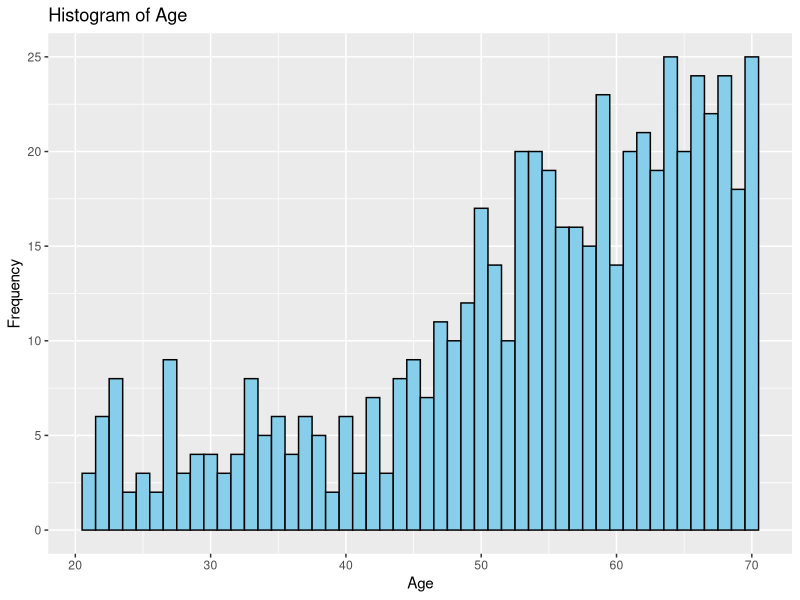
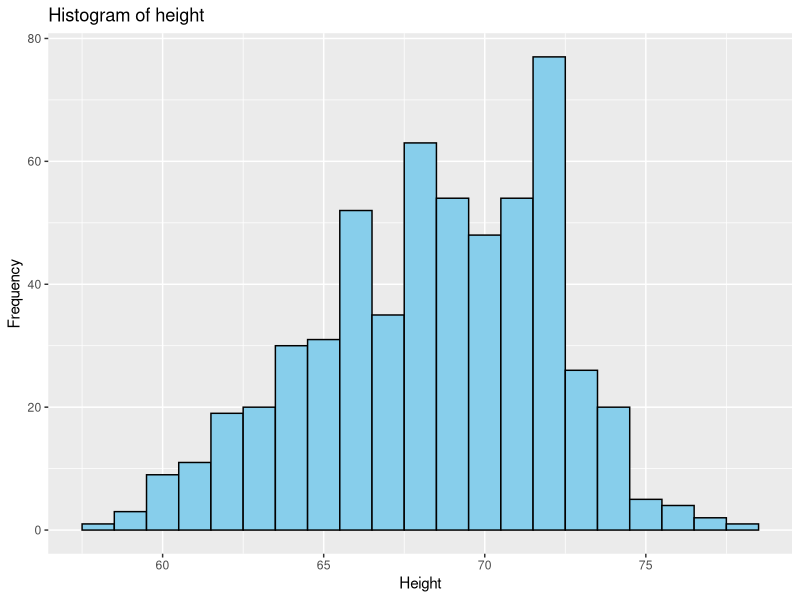
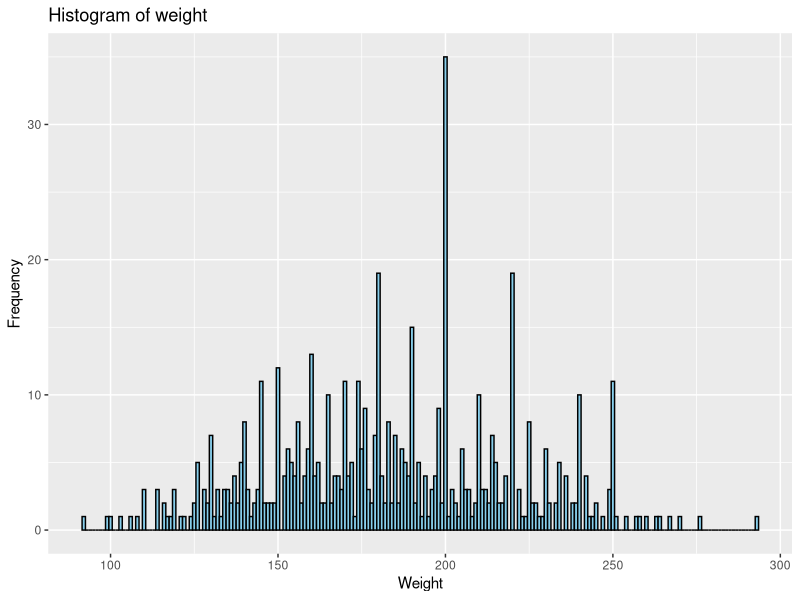
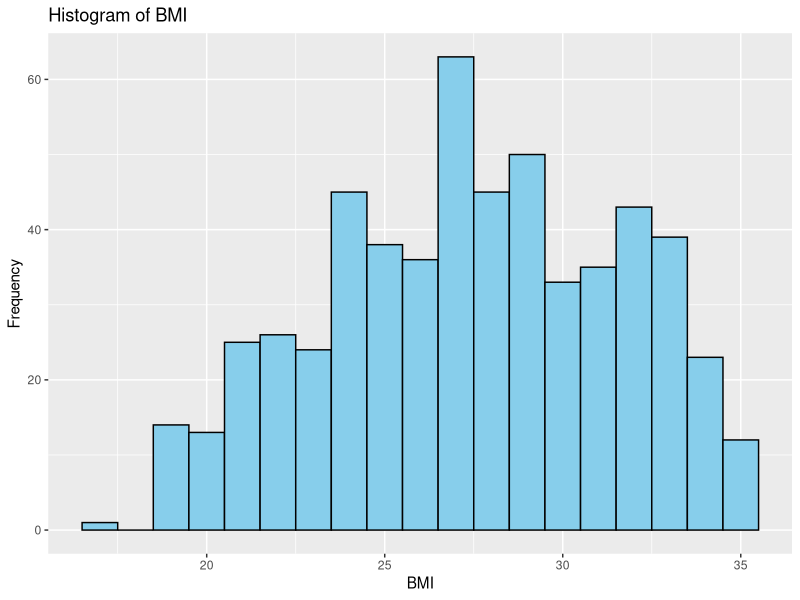
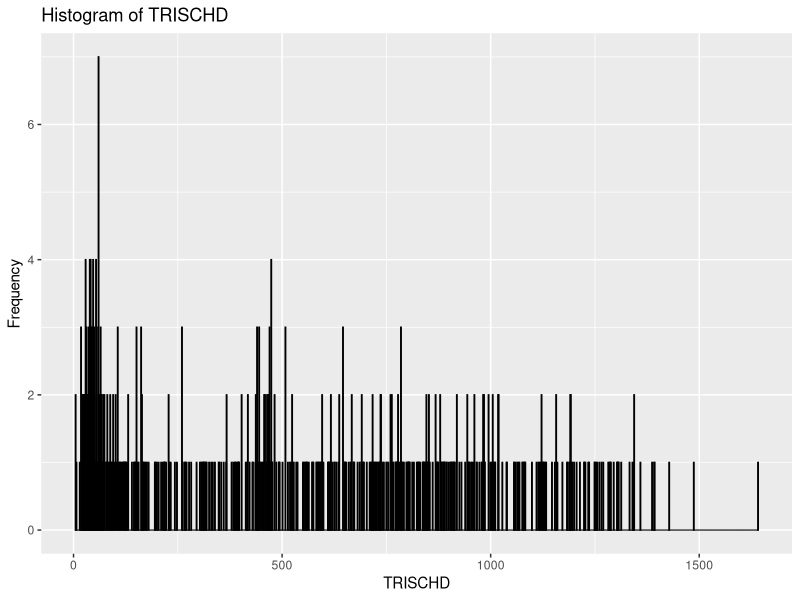
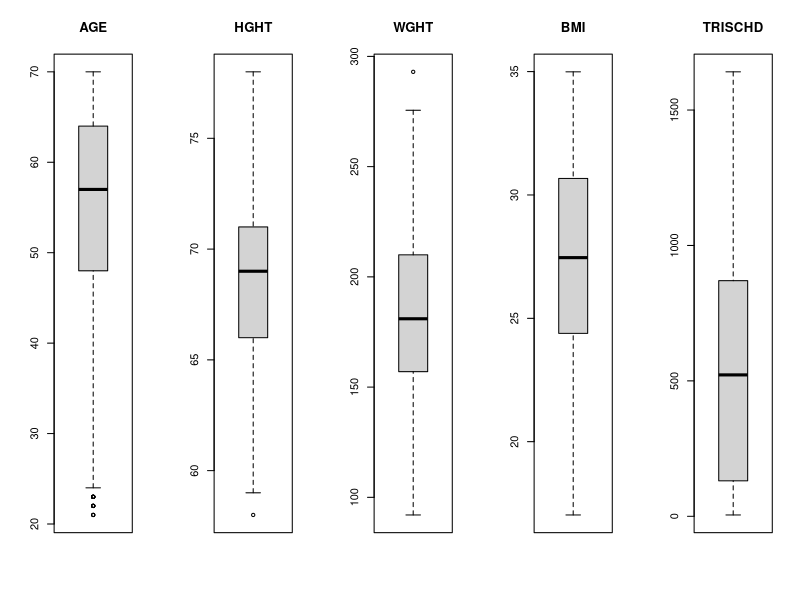
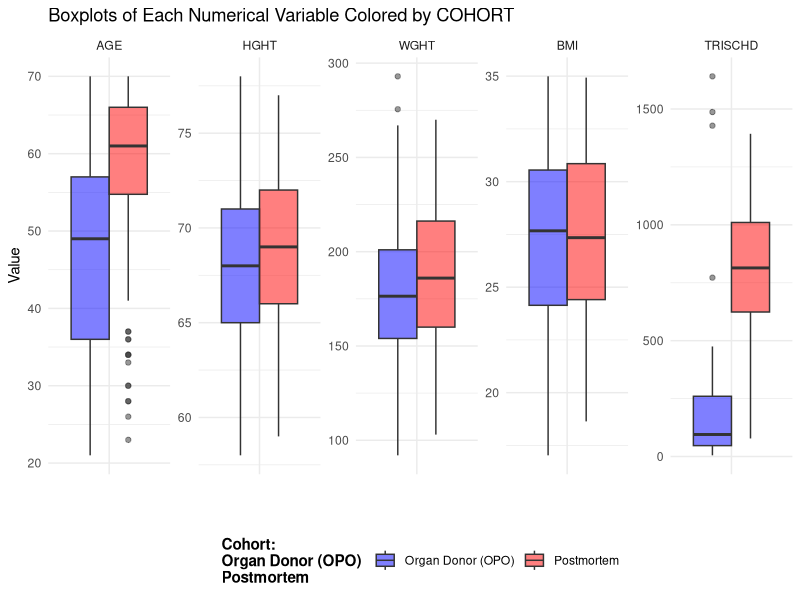
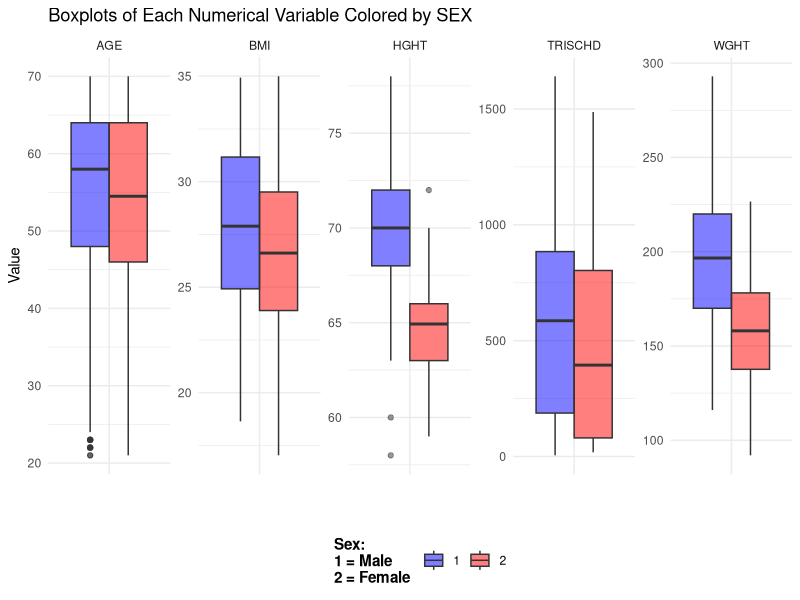

R code for these plots, in order:
## ---- chunk 1
library(readr)
library(ggplot2)
library(cowplot)
library(reshape2)
library(tidyr)
## ---- chunk 2
df_clinical<- read.delim("./TSV_files/raw/clinical_data.tsv") #Your path here

head(df_clinical, n = 10)

dim(df_clinical)

summary(df_clinical)

## ---- chunk 3
print(names(df_clinical))

## ---- chunk 4
# Histograms


ggplot(df_clinical, aes(x = AGE)) +
  geom_histogram(binwidth = 1, fill = "skyblue", color = "black") +
  labs(x = "Age", y = "Frequency", title = "Histogram of Age")

ggplot(df_clinical, aes(x = HGHT)) +
  geom_histogram(binwidth = 1, fill = "skyblue", color = "black") +
  labs(x = "Height", y = "Frequency", title = "Histogram of height")

ggplot(df_clinical, aes(x = WGHT)) +
  geom_histogram(binwidth = 1, fill = "skyblue", color = "black") +
  labs(x = "Weight", y = "Frequency", title = "Histogram of weight")

ggplot(df_clinical, aes(x = BMI)) +
  geom_histogram(binwidth = 1, fill = "skyblue", color = "black") +
  labs(x = "BMI", y = "Frequency", title = "Histogram of BMI")

ggplot(df_clinical, aes(x = TRISCHD)) +
  geom_histogram(binwidth = 1, fill = "skyblue", color = "black") +
  labs(x = "TRISCHD", y = "Frequency", title = "Histogram of TRISCHD")


## ---- chunk 5
columns_to_plot <- df_clinical[, c("AGE", "HGHT", "WGHT", "BMI", 'TRISCHD')]

par(mfrow=c(1,5))

for (col in colnames(columns_to_plot)) {
  boxplot(columns_to_plot[, col], main=col)
}

## ---- chunk 6
df_clinical$COHORT <- as.factor(df_clinical$COHORT)

df_long <- melt(df_clinical, id.vars = "COHORT", measure.vars = c("AGE", "HGHT", "WGHT", "BMI", "TRISCHD"))

ggplot(df_long, aes(x = '', y = value, fill = COHORT)) +
  geom_boxplot(position = position_dodge(width = 0.75), alpha = 0.5) +
  facet_wrap(~ variable, nrow = 1, scales = "free_y") +  
  labs(x = "", y = "Value", title = "Boxplots of Each Numerical Variable Colored by COHORT",
       fill = "Cohort: 
Organ Donor (OPO) 
Postmortem") +  
  scale_fill_manual(values = c("blue", "red")) +  
  theme_minimal() +
  theme(legend.position = "bottom",  
        legend.title = element_text(face = "bold"))  

## ---- chunk 7
df_clinical$SEX <- as.factor(df_clinical$SEX)

df_long <- pivot_longer(df_clinical, 
                        cols = c("AGE", "HGHT", "WGHT", "BMI", "TRISCHD"), 
                        names_to = "variable", 
                        values_to = "value")

ggplot(df_long, aes(x = "", y = value, fill = SEX)) +
  geom_boxplot(position = position_dodge(0.75), alpha = 0.5) +
  facet_wrap(~ variable, nrow = 1, scales = "free_y") +
  labs(
    x = "", 
    y = "Value", 
    title = "Boxplots of Each Numerical Variable Colored by SEX",
    fill = "Sex:
1 = Male
2 = Female " 
  ) +
  scale_fill_manual(values = c("blue", "red")) +  
  theme_minimal() +
  theme(
    legend.position = "bottom",  
    legend.title = element_text(face = "bold")  
  )


## ---- chunk 8
df_clinical$DTHVNT <- as.factor(df_clinical$DTHVNT)

df_clinical_filtered <- df_clinical[!(df_clinical$DTHVNT %in% c("NA", "99")), ]

df_long <- pivot_longer(df_clinical_filtered, 
                        cols = c("AGE", "HGHT", "WGHT", "BMI", "TRISCHD"), 
                        names_to = "variable", 
                        values_to = "value")

ggplot(df_long, aes(x = "", y = value, fill = DTHVNT)) +
  geom_boxplot(position = position_dodge(0.9), alpha = 0.5) +
  facet_wrap(~ variable, nrow = 1, scales = "free_y") +
  labs(
    x = "", 
    y = "Value", 
    title = "Boxplots of Each Numerical variable Colored by DTHVNT",
    fill = "Donor On A Ventilator Immediately Prior To Death:
0 = No
1 = Yes"
  ) +
  scale_fill_manual(values = c("0" = "blue", "1" = "red")) +
  theme_minimal() +
  theme(
    legend.position = "bottom",
    legend.title = element_text(face = "bold")
  )


## ---- chunk 9
df_clinical$DTHHRDY <- as.factor(df_clinical$DTHHRDY)

df_long <- pivot_longer(df_clinical, 
                        cols = c("AGE", "HGHT", "WGHT", "BMI", "TRISCHD"), 
                        names_to = "variable", 
                        values_to = "value")

ggplot(df_long, aes(x = "", y = value, fill = DTHHRDY)) +
  geom_boxplot(position = position_dodge(width = 0.9), alpha = 0.5) +  
  facet_wrap(~ variable, nrow = 1, scales = "free_y") +  
  labs(
    x = "", 
    y = "Value", 
    title = "Boxplots of Each Numerical Variable Colored by DTHHRDY",
    fill = "	Hardy Scale: 
0 = Ventilator Case
1 = Violent and fast death
2 = Fast death of natural causes
3 = Intermediate death
4 = Slow death"  
  ) +
  scale_fill_manual(values = c("blue", "red", "green", "yellow", "gray")) +  
  theme_minimal() +
  theme(
    legend.position = "bottom",  
    legend.title = element_text(face = "bold"),  
    panel.spacing = unit(1, "lines"),  
    strip.background = element_blank(),  
    strip.text = element_text(size = 12, face = "bold")  
  )

## ---- chunk 10
columns_to_plot <- df_clinical[, c("AGE", "HGHT", "WGHT", "BMI", 'TRISCHD')]

pairs(columns_to_plot)

## ---- chunk 11

pairs(columns_to_plot, col = ifelse(df_clinical$COHORT == "Postmortem", "red", "blue"),
      main = "Scatterplots of the impact of COHORT on numerical variables")

## ---- chunk 12

pairs(columns_to_plot, col = ifelse(df_clinical$SEX == 1, "blue", "red"),
      main = "Scatterplots of the impact of SEX on numerical variables")

## ---- chunk 13
color_values <- c(0, 1)
color_palette <- c("blue", "red")

category_colors_vector <- color_palette[match(df_clinical$DTHVNT, color_values)]


pairs(columns_to_plot, col = category_colors_vector,
      main = "Scatterplots of the impact of DTHVNT on numerical variables")

## ---- chunk 14
color_values <- c(0, 1, 2, 3, 4)
color_palette <- c("blue", "red", "green", "yellow", "gray")

category_colors_vector <- color_palette[match(df_clinical$DTHHRDY, color_values)]


pairs(columns_to_plot, col = category_colors_vector,
      main = "Scatterplots of the impact of DTHHRDY on numerical variables")

## ---- chunk 15
cleaned_df <- df_clinical[!(is.na(df_clinical$DTHVNT) | df_clinical$DTHVNT == 99), ]
create_correlation_heatmap <- function(input_df, title) {
  numerical_df <- input_df[, c("AGE", "HGHT", "WGHT","BMI", "TRISCHD")]
  
  correlation_matrix <- cor(numerical_df)

  melted_correlation <- melt(correlation_matrix)
  
  y_order <- rev(levels(as.factor(melted_correlation$Var2)))
  
  ggplot(melted_correlation, aes(Var1, Var2, fill = value, label = round(value, 2))) +
    geom_tile(color = "white") +
    geom_text(color = "black", size = 3) +  
    scale_fill_gradient(low = "white", high = "blue", na.value = "white") +
    labs(x = "Variables", y = "Variables", fill = "Correlation") +
    ggtitle(title) +
    scale_y_discrete(limits = y_order) +  
    theme(axis.text.x = element_text(angle = 45, hjust = 1))
}


correlation_heatmap <- create_correlation_heatmap(cleaned_df, "Correlation Matrix of Numerical Variables")
print(correlation_heatmap)
## ---- chunk 16
print(head(columns_to_plot))

normalize_df <- function(df) {
  normalized_df <- as.data.frame(lapply(df, function(x) (x - min(x, na.rm = TRUE)) / (max(x, na.rm = TRUE) - min(x, na.rm = TRUE))))
  return(normalized_df)
}

normalized_df <- normalize_df(columns_to_plot)

print(head(normalized_df))
## ---- chunk 17
pca_result <- prcomp(normalized_df, scale. = FALSE)

variance_explained <- pca_result$sdev^2 / sum(pca_result$sdev^2) * 100

pca_summary <- data.frame(
  Dim = paste("PC", seq_along(variance_explained)),
  `Explained Variance` = variance_explained,
  `Summed Variance` = cumsum(variance_explained)
)

print(pca_summary)
## ---- chunk 18
loadings <- pca_result$rotation

variable_contributions <- abs(loadings) / rowSums(abs(loadings)) * 100

print(variable_contributions)
## ---- chunk 19

pc_space <- as.matrix(normalized_df) %*% pca_result$rotation[, 1:3]


plot(pc_space[,1], pc_space[,2], 
     xlab = "PC1", ylab = "PC2", 
     main = "Points in PC1/PC2 space")

plot(pc_space[,1], pc_space[,3], 
     xlab = "PC1", ylab = "PC3", 
     main = "Points in PC1/PC3 space")

plot(pc_space[,2], pc_space[,3], 
     xlab = "PC2", ylab = "PC3", 
     main = "Points in PC2/PC3 space")

## ---- chunk 20


plot(pc_space[,1], pc_space[,2], 
     xlab = "PC1", ylab = "PC2", 
     main = "Points in PC1/PC2 space",
     col = ifelse(df_clinical$COHORT == "Postmortem", "red", "blue"))

legend("topright", legend = c("PM", "OPO"), 
       col = c("red", "blue"), pch = 1, title = "COHORT")

plot(pc_space[,1], pc_space[,3], 
     xlab = "PC1", ylab = "PC3", 
     main = "Points in PC1/PC3 space",
     col = ifelse(df_clinical$COHORT == "Postmortem", "red", "blue"))

legend("topright", legend = c("PM", "OPO"), 
       col = c("red", "blue"), pch = 1, title = "COHORT")

plot(pc_space[,2], pc_space[,3], 
     xlab = "PC2", ylab = "PC3", 
     main = "Points in PC2/PC3 space",
     col = ifelse(df_clinical$COHORT == "Postmortem", "red", "blue"))

legend("topright", legend = c("PM", "OPO"), 
       col = c("red", "blue"), pch = 1, title = "COHORT")
## ---- chunk 21
pc_space <- as.matrix(normalized_df) %*% pca_result$rotation[, 1:3]


plot(pc_space[,1], pc_space[,2], 
     xlab = "PC1", ylab = "PC2", 
     main = "Points in PC1/PC2 space",
     col = ifelse(df_clinical$SEX == 1, "blue", "red"))

legend("topright", legend = c("Male", "Female"), 
       col = c("blue", "red"), pch = 1, title = "SEX")

plot(pc_space[,1], pc_space[,3], 
     xlab = "PC1", ylab = "PC3", 
     main = "Points in PC1/PC3 space",
     col = ifelse(df_clinical$SEX == 1, "blue", "red"))

legend("topright", legend = c("Male", "Female"), 
       col = c("blue", "red"), pch = 1, title = "SEX")

plot(pc_space[,2], pc_space[,3], 
     xlab = "PC2", ylab = "PC3", 
     main = "Points in PC2/PC3 space",
     col = ifelse(df_clinical$SEX == 1, "blue", "red"))

legend("topright", legend = c("Male", "Female"), 
       col = c("blue", "red"), pch = 1, title = "SEX")

## ---- chunk 22
values <- c(0, 1, 98, 99)
colors <- c("blue", "red", "green", "yellow")

valid_values <- c(0, 1)
valid_colors <- colors[1:2]

plot(pc_space[,1], pc_space[,2], 
     xlab = "PC1", ylab = "PC2", 
     main = "Points in PC1/PC2 space",
     col = valid_colors[match(df_clinical$DTHVNT, valid_values)])
legend("topright", legend = valid_values, 
       col = valid_colors, pch = 1, title = "DTHVNT")

plot(pc_space[,1], pc_space[,3], 
     xlab = "PC1", ylab = "PC3", 
     main = "Points in PC1/PC3 space",
     col = valid_colors[match(df_clinical$DTHVNT, valid_values)])
legend("topright", legend = valid_values, 
       col = valid_colors, pch = 1, title = "DTHVNT")

plot(pc_space[,2], pc_space[,3], 
     xlab = "PC2", ylab = "PC3", 
     main = "Points in PC2/PC3 space",
     col = valid_colors[match(df_clinical$DTHVNT, valid_values)])
legend("topright", legend = valid_values, 
       col = valid_colors, pch = 1, title = "DTHVNT")
## ---- chunk 23
values <- c(0, 1, 2, 3, 4)  
colors <- c("blue", "red", "green", "yellow", "gray")  

valid_values <- intersect(values, unique(df_clinical$DTHHRDY))  
valid_colors <- colors[match(valid_values, values)] 

plot(pc_space[,1], pc_space[,2], 
     xlab = "PC1", ylab = "PC2", 
     main = "Points in PC1/PC2 space",
     col = colors[match(df_clinical$DTHHRDY, values)])

legend("topright", legend = valid_values, 
       col = valid_colors, pch = 1, title = "DTHHRDY")

plot(pc_space[,1], pc_space[,3], 
     xlab = "PC1", ylab = "PC3", 
     main = "Points in PC1/PC3 space",
     col = colors[match(df_clinical$DTHHRDY, values)])

legend("topright", legend = valid_values, 
       col = valid_colors, pch = 1, title = "DTHHRDY")


plot(pc_space[,2], pc_space[,3], 
     xlab = "PC2", ylab = "PC3", 
     main = "Points in PC2/PC3 space",
     col = colors[match(df_clinical$DTHHRDY, values)])

legend("topright", legend = valid_values, 
       col = valid_colors, pch = 1, title = "DTHHRDY")

## ---- chunk 24
t_test_results <- data.frame(Numerical_Variable = character(0), P_Value = numeric(0))

for (variable in names(columns_to_plot)) {

  t_test_result <- t.test(columns_to_plot[[variable]][df_clinical$COHORT == 'Organ Donor (OPO)'],
                           columns_to_plot[[variable]][df_clinical$COHORT == 'Postmortem'])

  t_test_results <- rbind(t_test_results, 
                          data.frame(Numerical_Variable = variable, 
                                     P_Value = t_test_result$p.value))
}
print(t_test_results)
## ---- chunk 25
t_test_results <- data.frame(Numerical_Variable = character(0), P_Value = numeric(0))

for (variable in names(columns_to_plot)) {

  t_test_result <- t.test(columns_to_plot[[variable]][df_clinical$SEX == 1],
                           columns_to_plot[[variable]][df_clinical$SEX == 2])

  t_test_results <- rbind(t_test_results, 
                          data.frame(Numerical_Variable = variable, 
                                     P_Value = t_test_result$p.value))
}

print(t_test_results)

## ---- chunk 26
len_0 <- dim(df_clinical[df_clinical$DTHVNT == 0, ])[1]
len_1 <- dim(df_clinical[df_clinical$DTHVNT == 1, ])[1]
len_98 <- dim(df_clinical[df_clinical$DTHVNT == 98, ])[1]
len_99 <- dim(df_clinical[df_clinical$DTHVNT == 99, ])[1]

print(paste(len_0, len_1, len_98, len_99))
## ---- chunk 27
t_test_results <- data.frame(Numerical_Variable = character(0), P_Value = numeric(0))

for (variable in names(columns_to_plot)) {

  t_test_result <- t.test(columns_to_plot[[variable]][df_clinical$DTHVNT == 0],
                           columns_to_plot[[variable]][df_clinical$DTHVNT == 1])

  t_test_results <- rbind(t_test_results, 
                          data.frame(Numerical_Variable = variable, 
                                     P_Value = t_test_result$p.value))
}

print(t_test_results)
## ---- chunk 28
len_0 <- dim(df_clinical[df_clinical$DTHHRDY== 0, ])[1]
len_1 <- dim(df_clinical[df_clinical$DTHHRDY == 1, ])[1]
len_2 <- dim(df_clinical[df_clinical$DTHHRDY == 2, ])[1]
len_3 <- dim(df_clinical[df_clinical$DTHHRDY == 3, ])[1]
len_4 <- dim(df_clinical[df_clinical$DTHHRDY == 4, ])[1]

print(paste(len_0, len_1, len_2, len_3, len_4))
## ---- chunk 29
anova_results <- data.frame(Numerical_Variable = character(0), P_Value = numeric(0))

for (variable in names(columns_to_plot)) {
  anova_result <- aov(columns_to_plot[[variable]] ~ DTHHRDY, data = df_clinical)
  p_value <- summary(anova_result)[[1]]$`Pr(>F)`
  
  anova_results <- rbind(anova_results, 
                         data.frame(Numerical_Variable = variable, 
                                    P_Value = p_value))
}
anova_results <- anova_results[!duplicated(anova_results$Numerical_Variable), ]
print(anova_results)
## ---- chunk 30
numerical_variable <- df_clinical$AGE

categorical_variable <- df_clinical$DTHHRDY

t_test_matrix <- matrix(NA, nrow = 5, ncol = 5,
                        dimnames = list(levels(categorical_variable), levels(categorical_variable)))

for (i in 1:4) {
  for (j in (i + 1):5) {
    subgroup_i <- numerical_variable[categorical_variable == i-1]
    subgroup_j <- numerical_variable[categorical_variable == j-1]
    t_test_result <- t.test(subgroup_i, subgroup_j)
    t_test_matrix[i, j] <- t_test_result$p.value
    t_test_matrix[j, i] <- t_test_result$p.value
  }
}

print(t_test_matrix)
## ---- chunk 31
numerical_variable <- df_clinical$HGHT

categorical_variable <- df_clinical$DTHHRDY

t_test_matrix <- matrix(NA, nrow = 5, ncol = 5,
                        dimnames = list(levels(categorical_variable), levels(categorical_variable)))

for (i in 1:4) {
  for (j in (i + 1):5) {
    subgroup_i <- numerical_variable[categorical_variable == i-1]
    subgroup_j <- numerical_variable[categorical_variable == j-1]
    t_test_result <- t.test(subgroup_i, subgroup_j)
    t_test_matrix[i, j] <- t_test_result$p.value
    t_test_matrix[j, i] <- t_test_result$p.value
  }
}

print(t_test_matrix)
## ---- chunk 32
numerical_variable <- df_clinical$TRISCHD

categorical_variable <- df_clinical$DTHHRDY

t_test_matrix <- matrix(NA, nrow = 5, ncol = 5,
                        dimnames = list(levels(categorical_variable), levels(categorical_variable)))

for (i in 1:4) {
  for (j in (i + 1):5) {
    subgroup_i <- numerical_variable[categorical_variable == i-1]
    subgroup_j <- numerical_variable[categorical_variable == j-1]
    t_test_result <- t.test(subgroup_i, subgroup_j)
    t_test_matrix[i, j] <- t_test_result$p.value
    t_test_matrix[j, i] <- t_test_result$p.value
  }
}

print(t_test_matrix)
